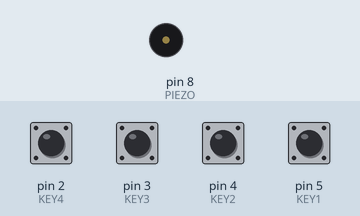
Simulated run of this sketch. Board: Arduino Uno, built with avr-gcc and run on an emulated ATmega328P. Shown: buzzer (waves = sounding). Inputs (shaded band) come from the test bench; at power-on: pin 2 (KEY4), pin 3 (KEY3), pin 4 (KEY2), pin 5 (KEY1) HIGH.

Above: at 1.2 s.
1.3 s: pin 2 (KEY4) pulled LOW for 0.15 s
At 1.37 s:
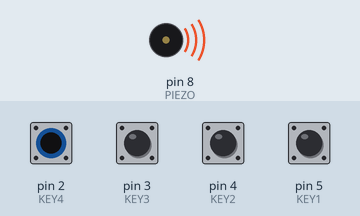
Timing chart, 0 to 4.3 s (numbered marks = the images above; inputs shaded):
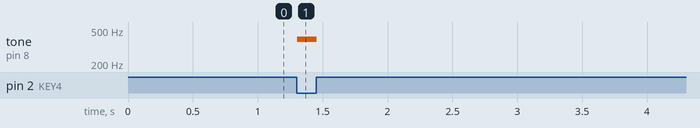

The sketch:

p034-button-piano.ino
```cpp
// Project 34: Button Piano
// Four buttons, four notes. Hold a key to sound its note.
// If two keys are down, the one on the left wins.

const int PIEZO = 8;
const int KEY1 = 5;           // left key
const int KEY2 = 4;
const int KEY3 = 3;
const int KEY4 = 2;           // right key

const int NOTE_C4 = 262;
const int NOTE_D4 = 294;
const int NOTE_E4 = 330;
const int NOTE_G4 = 392;

void setup() {
  pinMode(KEY1, INPUT_PULLUP);
  pinMode(KEY2, INPUT_PULLUP);
  pinMode(KEY3, INPUT_PULLUP);
  pinMode(KEY4, INPUT_PULLUP);
}

void loop() {
  // Read the inputs.
  bool key1 = (digitalRead(KEY1) == LOW);
  bool key2 = (digitalRead(KEY2) == LOW);
  bool key3 = (digitalRead(KEY3) == LOW);
  bool key4 = (digitalRead(KEY4) == LOW);

  // Solve and write: the first key found down gets the piezo.
  if (key1) {
    tone(PIEZO, NOTE_C4);
  } else if (key2) {
    tone(PIEZO, NOTE_D4);
  } else if (key3) {
    tone(PIEZO, NOTE_E4);
  } else if (key4) {
    tone(PIEZO, NOTE_G4);
  } else {
    noTone(PIEZO);
  }
  delay(10);
}
```

Measured:
- after the input at 1.3 s, tone on pin 8 (PIEZO): silent → 392 Hz at once, → silent 0.15 s later
